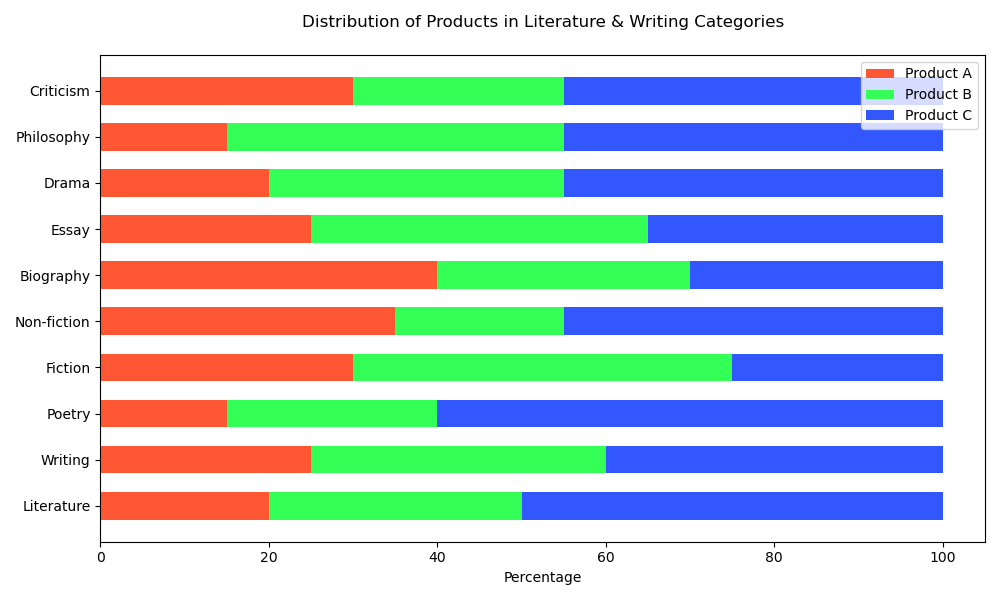

Here is the Python script that generated this plot:
import matplotlib.pyplot as plt
import numpy as np

categories = ['Literature', 'Writing', 'Poetry', 'Fiction', 'Non-fiction', 
              'Biography', 'Essay', 'Drama', 'Philosophy', 'Criticism']
product_a = [20, 25, 15, 30, 35, 40, 25, 20, 15, 30]
product_b = [30, 35, 25, 45, 20, 30, 40, 35, 40, 25]
product_c = [50, 40, 60, 25, 45, 30, 35, 45, 45, 45]

# Convert data to numpy array for easier manipulation
data = np.array([product_a, product_b, product_c])
data_cum = data.cumsum(axis=0)

# Colors for the bars
colors = ['#FF5733', '#33FF57', '#3357FF']

# Create a figure and axis
fig, ax = plt.subplots(figsize=(10, 6))

# Plot the data
for i, col in enumerate(colors):
    widths = data[i]
    starts = data_cum[i] - widths
    ax.barh(categories, widths, left=starts, height=0.6, color=col, label=f'Product {chr(65+i)}')

# Add a legend
ax.legend(loc='upper right')

# Add labels and title
ax.set_xlabel('Percentage')
ax.set_title('Distribution of Products in Literature & Writing Categories', pad=20)

# Show the plot
plt.tight_layout()
plt.show()
